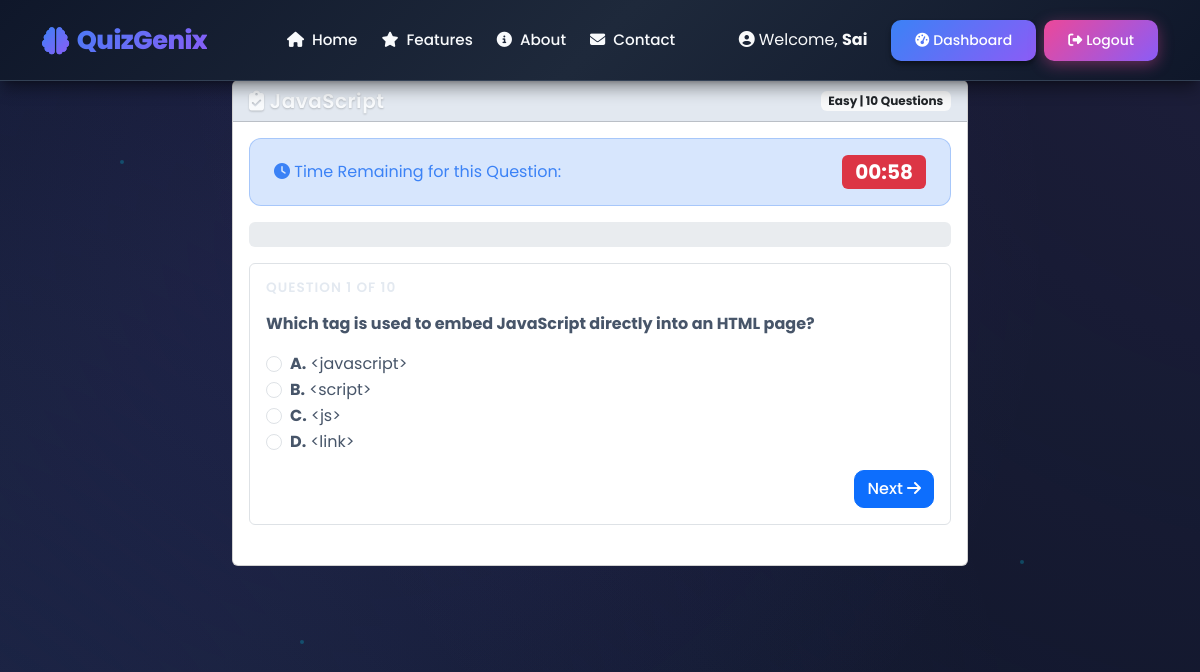
Screenshot of /quiz/27/ (signed in) with the database file from the repository.
### quiz_project/quiz/models.py (models this page shows, shortened)
class Quiz(models.Model):
    DIFFICULTY_CHOICES = [
        ('Easy', 'Easy'),
        ('Medium', 'Medium'),
        ('Hard', 'Hard'),
    ]
    user = models.ForeignKey(User, on_delete=models.CASCADE, related_name='quizzes')
    pdf = models.ForeignKey(PDFDocument, on_delete=models.CASCADE, related_name='quizzes')
    subject = models.CharField(max_length=255)
    difficulty = models.CharField(max_length=20, choices=DIFFICULTY_CHOICES)
    number_of_questions = models.IntegerField()
    created_at = models.DateTimeField(auto_now_add=True)
    is_completed = models.BooleanField(default=False)
    class Meta:
        ordering = ['-created_at']

class Question(models.Model):
    quiz = models.ForeignKey(Quiz, on_delete=models.CASCADE, related_name='questions')
    question_text = models.TextField()
    option_a = models.CharField(max_length=500)
    option_b = models.CharField(max_length=500)
    option_c = models.CharField(max_length=500)
    option_d = models.CharField(max_length=500)
    correct_answer = models.CharField(max_length=1, choices=[
        ('A', 'A'),
        ('B', 'B'),
        ('C', 'C'),
        ('D', 'D'),
    ])
    explanation = models.TextField(blank=True, null=True)
    order = models.IntegerField(default=0)
    class Meta:
        ordering = ['order']

### quiz_project/quiz/views.py (the view)
# urls.py: path('quiz/<int:quiz_id>/', views.take_quiz, name='take_quiz'),
@login_required
def take_quiz(request, quiz_id):
    quiz = get_object_or_404(Quiz, id=quiz_id, user=request.user)
    questions = quiz.questions.all()
    context = {
        'quiz': quiz,
        'questions': questions,
    }
    return render(request, 'quiz/take_quiz.html', context)

### quiz_project/templates/quiz/take_quiz.html (shortened to what this page needs)
{% extends 'quiz/base.html' %}
{% block content %}
<div class="row">
    <div class="col-lg-8 mx-auto">
        <div class="card mb-4">
            <div class="card-header bg-primary text-white d-flex justify-content-between align-items-center">
                <h5 class="mb-0 quiz-subject-title">
                    <i class="fas fa-clipboard-check"></i> {{ quiz.subject }}
                </h5>
                <span class="badge bg-light text-dark">
                    {{ quiz.difficulty }} | {{ quiz.number_of_questions }} Questions
                </span>
            </div>
            <div class="card-body">
                <div class="alert alert-info d-flex justify-content-between align-items-center mb-3">
                    <span><i class="fas fa-clock"></i> Time Remaining for this Question:</span>
                    <span id="timer" class="badge bg-danger fs-5">01:00</span>
                </div>
                <div class="progress mb-3" style="height: 25px;">
                </div>
                <form method="post" id="quizForm" action="{% url 'submit_quiz' quiz.id %}">
                    {% for question in questions %}
                    <div class="question-card mb-4 p-3 border rounded"
                         id="question_{{ forloop.counter }}"
                         data-question-id="{{ question.id }}"
                         style="{% if forloop.counter != 1 %}display: none;{% endif %}">
                        <h6 class="question-counter mb-3">
                            Question {{ forloop.counter }} of {{ questions.count }}
                        </h6>
                        <p class="question-text fw-bold mb-3">
                            {{ question.question_text }}
                        </p>
                        <div class="options">
                            <div class="form-check quiz-option" onclick="selectOption(this, '{{ question.id }}', 'A')">
                                <input class="form-check-input" type="radio"
                                       name="question_{{ question.id }}"
                                       id="q{{ question.id }}_A" value="A">
                                <label class="form-check-label" for="q{{ question.id }}_A">
                                    <strong>A.</strong> {{ question.option_a }}
                                </label>
                            </div>
                            <div class="form-check quiz-option" onclick="selectOption(this, '{{ question.id }}', 'B')">
                                <input class="form-check-input" type="radio"
                                       name="question_{{ question.id }}"
                                       id="q{{ question.id }}_B" value="B">
                                <label class="form-check-label" for="q{{ question.id }}_B">
                                    <strong>B.</strong> {{ question.option_b }}
                                </label>
                            </div>
                            <div class="form-check quiz-option" onclick="selectOption(this, '{{ question.id }}', 'C')">
                                <input class="form-check-input" type="radio"
                                       name="question_{{ question.id }}"
                                       id="q{{ question.id }}_C" value="C">
                                <label class="form-check-label" for="q{{ question.id }}_C">
                                    <strong>C.</strong> {{ question.option_c }}
                                </label>
                            </div>
                            <div class="form-check quiz-option" onclick="selectOption(this, '{{ question.id }}', 'D')">
                                <input class="form-check-input" type="radio"
                                       name="question_{{ question.id }}"
                                       id="q{{ question.id }}_D" value="D">
                                <label class="form-check-label" for="q{{ question.id }}_D">
                                    <strong>D.</strong> {{ question.option_d }}
                                </label>
                            </div>
                        </div>
                        <div class="d-flex justify-content-between mt-3">
                            {% if forloop.counter < questions.count %}
                            <button type="button" class="btn btn-primary" onclick="nextQuestion({{ forloop.counter }})">
                                Next <i class="fas fa-arrow-right"></i>
                            </button>
                            {% else %}
                            <button type="button" class="btn btn-success" onclick="submitQuiz()">
                                <i class="fas fa-check-circle"></i> Submit Quiz
                            </button>
                            {% endif %}
                        </div>
                    </div>
                    {% endfor %}
                </form>
            </div>
        </div>
    </div>
</div>
{% endblock %}

### quiz_project/templates/quiz/base.html (shortened to what this page needs)
<!DOCTYPE html>
<html lang="en">
<head>
    <link href="https://cdn.jsdelivr.net/npm/bootstrap@5.3.0/dist/css/bootstrap.min.css" rel="stylesheet">
    <link rel="stylesheet" href="https://cdnjs.cloudflare.com/ajax/libs/font-awesome/6.4.0/css/all.min.css">
</head>
<body>
    <div class="bg-animation">
        <div class="particles">
            <div class="particle"></div>
            <div class="particle"></div>
            <div class="particle"></div>
        </div>
    </div>
    <nav class="quiz-navbar navbar navbar-expand-lg navbar-dark">
        <div class="container">
            <a class="navbar-brand" href="{% url 'landing' %}">
                <i class="fas fa-brain"></i>
                QuizGenix
            </a>
            <div class="collapse navbar-collapse" id="navbarNav">
                <ul class="navbar-nav mx-auto">
                    <li class="nav-item">
                        <a class="nav-link {% if request.resolver_match.url_name == 'landing' or request.resolver_match.url_name == 'home' %}active{% endif %}" href="{% url 'landing' %}">
                            <i class="fas fa-home me-1"></i> Home
                        </a>
                    </li>
                    <li class="nav-item">
                        <a class="nav-link" href="{% url 'landing' %}#features">
                            <i class="fas fa-star me-1"></i> Features
                        </a>
                    </li>
                    <li class="nav-item">
                        <a class="nav-link" href="{% url 'about' %}">
                            <i class="fas fa-info-circle me-1"></i> About
                        </a>
                    </li>
                    <li class="nav-item">
                        <a class="nav-link" href="{% url 'contact' %}">
                            <i class="fas fa-envelope me-1"></i> Contact
                        </a>
                    </li>
                </ul>
                {% if user.is_authenticated %}
                <div class="d-flex gap-2 align-items-center">
                    {% if user.is_staff %}
                    <span class="text-light me-3">
                        <i class="fas fa-user-shield me-1"></i>Welcome, <strong>Admin {{ user.username }}</strong>
                    </span>
                    <a href="{% url 'admin_dashboard' %}" class="btn btn-gradient">
                        <i class="fas fa-cogs me-1"></i>Admin Panel
                    </a>
                    <a href="{% url 'admin_logout' %}" class="btn btn-gradient btn-gradient-secondary">
                        <i class="fas fa-sign-out-alt me-1"></i>Logout
                    </a>
                    {% else %}
                    <span class="text-light me-3">
                        <i class="fas fa-user-circle me-1"></i>Welcome, <strong>{{ user.username }}</strong>
                    </span>
                    <a href="{% url 'dashboard' %}" class="btn btn-gradient">
                        <i class="fas fa-tachometer-alt me-1"></i>Dashboard
                    </a>
                    <a href="{% url 'logout' %}" class="btn btn-gradient btn-gradient-secondary">
                        <i class="fas fa-sign-out-alt me-1"></i>Logout
                    </a>
                    {% endif %}
                </div>
                {% endif %}
            </div>
        </div>
    </nav>
    <div class="main-content">
        <div class="container">
            {% block content %}{% endblock %}
        </div>
    </div>
</body>
</html>

### quiz_project/templates/quiz/take_quiz.html (style rules this page uses)
.quiz-subject-title { color: #ffffff !important; font-weight: 600; letter-spacing: 0.5px; text-shadow: 0 1px 2px rgba(0, 0, 0, 0.2); }
.question-counter { color: #e2e8f0 !important; font-weight: 600; letter-spacing: 1px; text-transform: uppercase; font-size: 0.85rem; opacity: 0.95; }

### rows the page displays
Quiz: subject "JavaScript", difficulty "Easy", number_of_questions "10"
Question: count "10", question_text "Which tag is used to embed JavaScript directly into an HTML page?", option_a "<javascript>", option_b "<script>", option_c "<js>", option_d "<link>"

### other values shown
{{ user.username }} "Sai"
